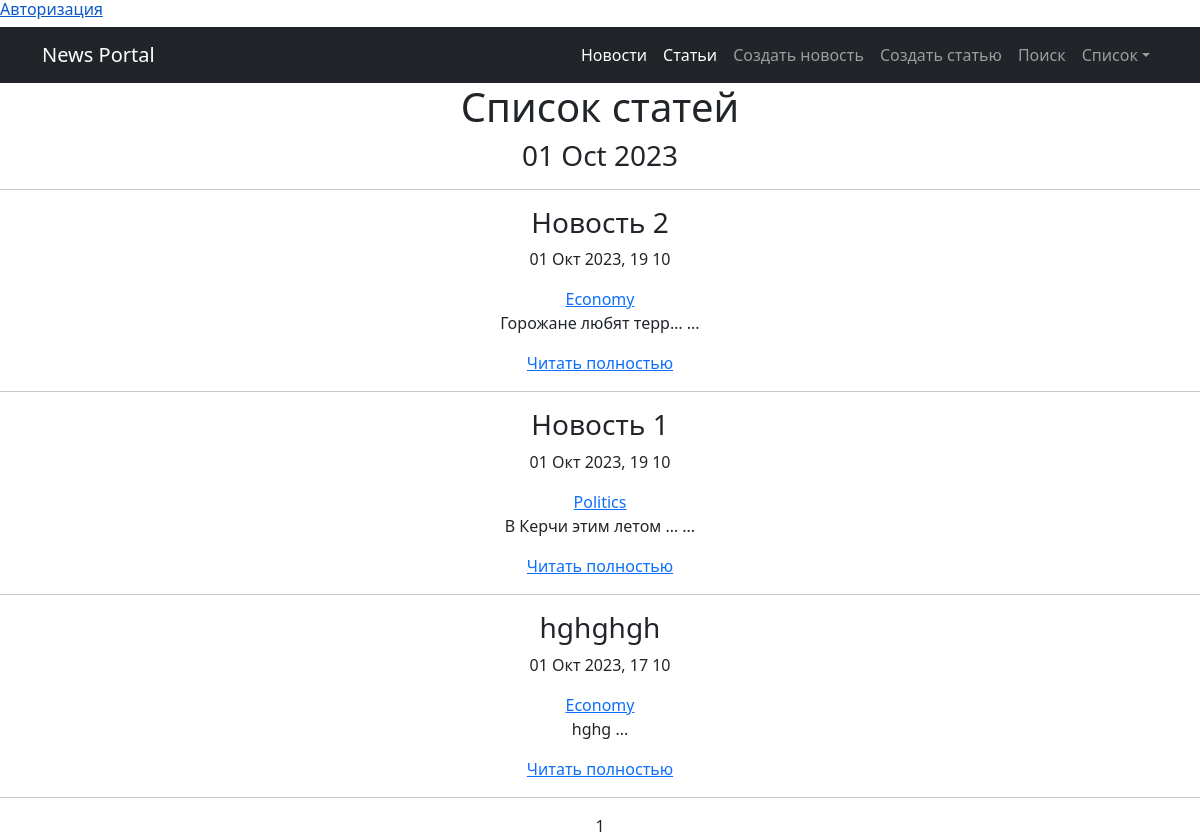
The app's page /article/ with its own data.
### news/models.py (models this page shows, shortened)
class Post(models.Model):
    author = models.ForeignKey(Author, on_delete=models.CASCADE)
    news = 'NW'
    article = 'AR'
    CATEGORY_CHOICES = (
        (news, 'Новость'),
        (article, 'Статья'),
    )
    choiceType = models.CharField(max_length=2,
                                  choices=CATEGORY_CHOICES,
                                  default=article)
    timeCreate = models.DateTimeField(auto_now_add=True)
    categoryPost = models.ManyToManyField(Category, through='PostCategory')
    title = models.CharField(max_length=100, unique=True)
    content = models.TextField()
    rating = models.IntegerField(default=0)

class Category(models.Model):
    nameCategory = models.CharField(max_length=100, unique=True)
    subscribers = models.ManyToManyField(User, blank=True, related_name='categories')
    def __str__(self):
        return self.nameCategory

### news/views.py (the view)
# urls.py: path('article/', ArticleList.as_view(), name='article'),  # URL-шаблон для списка статей
class ArticleList(ListView):
    model = Post
    template_name = 'flatpages/article.html'
    context_object_name = 'article'
    paginate_by = 10
    def get_queryset(self):
        article = Post.objects.filter(choiceType='AR').order_by('-timeCreate')
        return article

### news/templatetags/cenzura.py (called while the page is built)
@register.filter()
def censor(value):  # Естественно если делать реальный проект слов будет в разы больше.
    words_to_censor = ['6лядь', '6лять', 'cock', 'cunt',  'fuck', 'xyй',
                       'гавнюк', 'долбоёб', 'лошок', 'пидарас', 'шлюха']
    if not isinstance(value, str):  # Проверка, чтобы фильтр цензурирования применялся только к переменным строкового
        raise ValueError("Значение должно быть строкой")
    for word in words_to_censor:
        value = value.replace(word, '*' * len(word))
    return mark_safe(value)

### news/templatetags/custom_tags.py (called while the page is built)
@register.simple_tag()
def current_time(format_string='%d %b %Y'):
    return datetime.utcnow().strftime(format_string)

### templates/flatpages/article.html
{% extends 'flatpages/default.html' %}
{% load cenzura %}
{% load custom_tags %}
{% block content %}
    <h1 style="text-align: center;">Список статей</h1>
	<h3 style="text-align: center;">{% current_time '%d %b %Y' %}</h3>
<hr/>
{% if article %}
        {% for post in article %}
            <h3 style="text-align: center;">{{ post.title|censor }}</h3>
            <p style="text-align: center;">{{ post.timeCreate|date:'d M Y, H m' }}</p>
            <div align="center">
              {% for category in post.categoryPost.all %}
              <a href="{% url 'news:category_list' category.id %}" >{{ category }}</a>
              {% endfor %}
            </div>
            <p style="text-align: center;">{{ post.content|truncatechars:20|censor }} {{"..."}}</p>
            <p style="text-align: center;"><a href="{% url 'news:article_detail' post.id %}">Читать полностью</a></p>
            <hr/>
        {% endfor %}
{% else %}
    <h2>Статей нет!</h2>
{% endif %}
{% endblock content %}

### records on screen
Post: title|censor "Новость 2", timeCreate "01 Окт 2023, 19 10", content|censor "Горожане любят терр…", value "..."
Category: nameCategory "Economy"
Post: title|censor "Новость 1", timeCreate "01 Окт 2023, 19 10", content|censor "В Керчи этим летом …", value "..."
Category: nameCategory "Politics"
Post: title|censor "hghghgh", timeCreate "01 Окт 2023, 17 10", content|censor "hghg", value "..."

### other values on screen
{{ page_obj.number }} "1"
